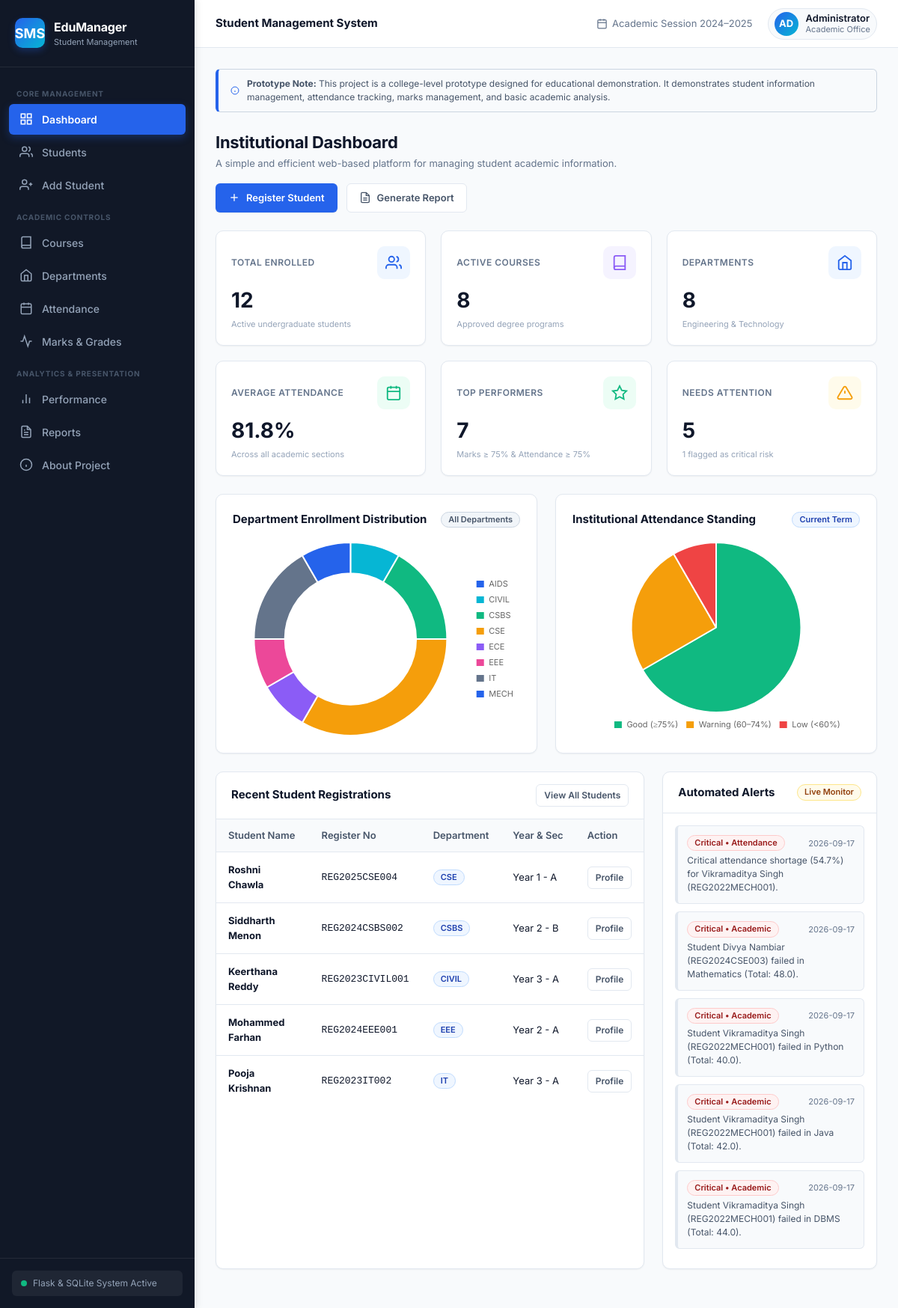
The page / on the database its author committed.
### tables this page shows
CREATE TABLE students (
            id INTEGER PRIMARY KEY AUTOINCREMENT,
            name TEXT NOT NULL,
            register_number TEXT NOT NULL UNIQUE,
            email TEXT NOT NULL,
            phone TEXT NOT NULL,
            gender TEXT NOT NULL,
            dob TEXT NOT NULL,
            department_id INTEGER NOT NULL,
            course_id INTEGER NOT NULL,
            year INTEGER NOT NULL,
            section TEXT NOT NULL,
            admission_year INTEGER NOT NULL,
            address TEXT NOT NULL,
            created_at TIMESTAMP DEFAULT CURRENT_TIMESTAMP,
            FOREIGN KEY (department_id) REFERENCES departments(id) ON DELETE RESTRICT,
            FOREIGN KEY (course_id) REFERENCES courses(id) ON DELETE RESTRICT
        );

CREATE TABLE departments (
            id INTEGER PRIMARY KEY AUTOINCREMENT,
            name TEXT NOT NULL UNIQUE,
            code TEXT NOT NULL UNIQUE,
            hod TEXT NOT NULL
        );

CREATE TABLE alerts (
            id INTEGER PRIMARY KEY AUTOINCREMENT,
            student_id INTEGER,
            alert_type TEXT NOT NULL,
            message TEXT NOT NULL,
            severity TEXT NOT NULL,
            created_at TIMESTAMP DEFAULT CURRENT_TIMESTAMP,
            status TEXT NOT NULL DEFAULT 'Active',
            FOREIGN KEY (student_id) REFERENCES students(id) ON DELETE CASCADE
        );

### app.py (the view)
@app.route("/")
def dashboard():
    dashboard_data = get_dashboard_data()
    return render_template("index.html", active_page="dashboard", data=dashboard_data)

### templates/index.html (shortened to what this page needs)
{% extends "base.html" %}
{% block content %}
<div class="page-header">
    <div>
        <h2 class="page-title">Institutional Dashboard</h2>
        <p class="page-subtitle">A simple and efficient web-based platform for managing student academic information.</p>
    </div>
    <div class="header-actions">
        <a href="{{ url_for('add_student_view') }}" class="btn btn-primary">
            <svg width="16" height="16" viewBox="0 0 24 24" fill="none" stroke="currentColor" stroke-width="2"><line x1="12" y1="5" x2="12" y2="19"></line><line x1="5" y1="12" x2="19" y2="12"></line></svg>
            <span>Register Student</span>
        </a>
        <a href="{{ url_for('reports_view') }}" class="btn btn-secondary">
            <svg width="16" height="16" viewBox="0 0 24 24" fill="none" stroke="currentColor" stroke-width="2"><path d="M14 2H6a2 2 0 0 0-2 2v16a2 2 0 0 0 2 2h12a2 2 0 0 0 2-2V8z"></path><polyline points="14 2 14 8 20 8"></polyline><line x1="16" y1="13" x2="8" y2="13"></line><line x1="16" y1="17" x2="8" y2="17"></line></svg>
            <span>Generate Report</span>
        </a>
    </div>
</div>
<div class="metrics-grid">
    <div class="stat-card">
        <div class="stat-card-header">
            <span class="stat-title">Total Enrolled</span>
            <div class="stat-icon blue">
                <svg viewBox="0 0 24 24" fill="none" stroke="currentColor" stroke-width="2"><path d="M17 21v-2a4 4 0 0 0-4-4H5a4 4 0 0 0-4 4v2"></path><circle cx="9" cy="7" r="4"></circle><path d="M23 21v-2a4 4 0 0 0-3-3.87"></path><path d="M16 3.13a4 4 0 0 1 0 7.75"></path></svg>
            </div>
        </div>
        <div class="stat-value">{{ data.total_students }}</div>
        <div class="stat-subtext">Active undergraduate students</div>
    </div>
    <div class="stat-card">
        <div class="stat-card-header">
            <span class="stat-title">Active Courses</span>
            <div class="stat-icon purple">
                <svg viewBox="0 0 24 24" fill="none" stroke="currentColor" stroke-width="2"><path d="M4 19.5A2.5 2.5 0 0 1 6.5 17H20"></path><path d="M6.5 2H20v20H6.5A2.5 2.5 0 0 1 4 19.5v-15A2.5 2.5 0 0 1 6.5 2z"></path></svg>
            </div>
        </div>
        <div class="stat-value">{{ data.total_courses }}</div>
        <div class="stat-subtext">Approved degree programs</div>
    </div>
    <div class="stat-card">
        <div class="stat-card-header">
            <span class="stat-title">Departments</span>
            <div class="stat-icon blue">
                <svg viewBox="0 0 24 24" fill="none" stroke="currentColor" stroke-width="2"><path d="M3 9l9-7 9 7v11a2 2 0 0 1-2 2H5a2 2 0 0 1-2-2z"></path><polyline points="9 22 9 12 15 12 15 22"></polyline></svg>
            </div>
        </div>
        <div class="stat-value">{{ data.total_departments }}</div>
        <div class="stat-subtext">Engineering & Technology</div>
    </div>
    <div class="stat-card">
        <div class="stat-card-header">
            <span class="stat-title">Average Attendance</span>
            <div class="stat-icon green">
                <svg viewBox="0 0 24 24" fill="none" stroke="currentColor" stroke-width="2"><rect x="3" y="4" width="18" height="18" rx="2" ry="2"></rect><line x1="16" y1="2" x2="16" y2="6"></line><line x1="8" y1="2" x2="8" y2="6"></line><line x1="3" y1="10" x2="21" y2="10"></line></svg>
            </div>
        </div>
        <div class="stat-value">{{ data.average_attendance }}%</div>
        <div class="stat-subtext">Across all academic sections</div>
    </div>
    <div class="stat-card">
        <div class="stat-card-header">
            <span class="stat-title">Top Performers</span>
            <div class="stat-icon green">
                <svg viewBox="0 0 24 24" fill="none" stroke="currentColor" stroke-width="2"><polygon points="12 2 15.09 8.26 22 9.27 17 14.14 18.18 21.02 12 17.77 5.82 21.02 7 14.14 2 9.27 8.91 8.26 12 2"></polygon></svg>
            </div>
        </div>
        <div class="stat-value">{{ data.excellent_students }}</div>
        <div class="stat-subtext">Marks ≥ 75% & Attendance ≥ 75%</div>
    </div>
    <div class="stat-card">
        <div class="stat-card-header">
            <span class="stat-title">Needs Attention</span>
            <div class="stat-icon yellow">
                <svg viewBox="0 0 24 24" fill="none" stroke="currentColor" stroke-width="2"><path d="M10.29 3.86L1.82 18a2 2 0 0 0 1.71 3h16.94a2 2 0 0 0 1.71-3L13.71 3.86a2 2 0 0 0-3.42 0z"></path><line x1="12" y1="9" x2="12" y2="13"></line><line x1="12" y1="17" x2="12.01" y2="17"></line></svg>
            </div>
        </div>
        <div class="stat-value">{{ data.students_needing_attention }}</div>
        <div class="stat-subtext">{{ data.at_risk_students }} flagged as critical risk</div>
    </div>
</div>
<div class="charts-grid">
    <div class="chart-card">
        <div class="chart-header">
            <h3 class="chart-title">Department Enrollment Distribution</h3>
            <span class="badge badge-secondary">All Departments</span>
        </div>
        <div class="chart-canvas-container">
            <canvas id="deptChart"></canvas>
        </div>
    </div>
    <div class="chart-card">
        <div class="chart-header">
            <h3 class="chart-title">Institutional Attendance Standing</h3>
            <span class="badge badge-info">Current Term</span>
        </div>
        <div class="chart-canvas-container">
            <canvas id="attSummaryChart"></canvas>
        </div>
    </div>
</div>
<div class="dashboard-split">
    <div class="table-card">
        <div class="table-card-header">
            <h3 class="table-card-title">Recent Student Registrations</h3>
            <a href="{{ url_for('students_list') }}" class="btn btn-secondary btn-sm">View All Students</a>
        </div>
        <div class="table-responsive">
            <table class="data-table">
                <thead>
                    <tr>
                        <th>Student Name</th>
                        <th>Register No</th>
                        <th>Department</th>
                        <th>Year & Sec</th>
                        <th>Action</th>
                    </tr>
                </thead>
                <tbody>
                    {% if data.recent_students %}
                        {% for st in data.recent_students %}
                            <tr>
                                <td>
                                    <strong>{{ st.name }}</strong>
                                </td>
                                <td><code>{{ st.register_number }}</code></td>
                                <td>
                                    <span class="badge badge-info">{{ st.department_code }}</span>
                                </td>
                                <td>Year {{ st.year }} - {{ st.section }}</td>
                                <td>
                                    <a href="{{ url_for('student_profile_view', student_id=st.id) }}" class="btn btn-secondary btn-sm">Profile</a>
                                </td>
                            </tr>
                        {% endfor %}
                    {% else %}
                        <tr>
                            <td colspan="5" style="text-align: center; color: var(--text-muted); padding: 24px;">No student records found.</td>
                        </tr>
                    {% endif %}
                </tbody>
            </table>
        </div>
    </div>
    <div class="table-card">
        <div class="table-card-header">
            <h3 class="table-card-title">Automated Alerts</h3>
            <span class="badge badge-warning">Live Monitor</span>
        </div>
        <div style="padding: 16px;">
            {% if data.recent_alerts %}
                {% for al in data.recent_alerts %}
                    <div style="padding: 12px; margin-bottom: 10px; border-radius: var(--radius-sm); border-left: 4px solid {% if al.severity == 'Critical' %}var(--danger){% elif al.severity == 'Warning' %}var(--warning){% else %}var(--info){% endif %}; background: #f8fafc; border: 1px solid var(--border-color); border-left-width: 4px;">
                        <div style="display: flex; justify-content: space-between; align-items: center; margin-bottom: 4px;">
                            <span class="badge {% if al.severity == 'Critical' %}badge-danger{% elif al.severity == 'Warning' %}badge-warning{% else %}badge-info{% endif %}">
                                {{ al.severity }} • {{ al.alert_type }}
                            </span>
                            <small style="color: var(--text-muted); font-size: 11px;">{{ al.created_at[:10] }}</small>
                        </div>
                        <p style="font-size: 12px; color: var(--text-secondary); margin: 0;">{{ al.message }}</p>
                    </div>
                {% endfor %}
            {% else %}
                <p style="text-align: center; color: var(--text-muted); padding: 20px;">All students meet standard academic criteria. No active alerts.</p>
            {% endif %}
        </div>
    </div>
</div>
{% endblock %}
{% block scripts %}
<script>
    // Initialize Dashboard Charts with dynamic database values
    const deptDistributionData = {{ data.department_distribution | tojson }};
    const attendanceDistributionData = {{ data.attendance_distribution | tojson }};
    renderDashboardCharts(deptDistributionData, attendanceDistributionData);
</script>
{% endblock %}

### rows shown on the page
students: name "Roshni Chawla", register_number "REG2025CSE004", department_code "CSE", year "1", section "A"
students: name "Siddharth Menon", register_number "REG2024CSBS002", department_code "CSBS", year "2", section "B"
students: name "Keerthana Reddy", register_number "REG2023CIVIL001", department_code "CIVIL", year "3", section "A"
students: name "Mohammed Farhan", register_number "REG2024EEE001", department_code "EEE", year "2", section "A"
students: name "Pooja Krishnan", register_number "REG2023IT002", department_code "IT", year "3", section "A"
alerts: severity "Critical", alert_type "Attendance", created_at "2026-09-17", message "Critical attendance shortage (54.7%) for Vikramaditya Singh (REG2022MECH001)."
alerts: severity "Critical", alert_type "Academic", created_at "2026-09-17", message "Student Divya Nambiar (REG2024CSE003) failed in Mathematics (Total: 48.0)."
alerts: severity "Critical", alert_type "Academic", created_at "2026-09-17", message "Student Vikramaditya Singh (REG2022MECH001) failed in Python (Total: 40.0)."
alerts: severity "Critical", alert_type "Academic", created_at "2026-09-17", message "Student Vikramaditya Singh (REG2022MECH001) failed in Java (Total: 42.0)."
alerts: severity "Critical", alert_type "Academic", created_at "2026-09-17", message "Student Vikramaditya Singh (REG2022MECH001) failed in DBMS (Total: 44.0)."

### other values the page prints
{{ data.total_students }} "12"
{{ data.total_courses }} "8"
{{ data.total_departments }} "8"
{{ data.average_attendance }} "81.8"
{{ data.excellent_students }} "7"
{{ data.students_needing_attention }} "5"
{{ data.at_risk_students }} "1"
